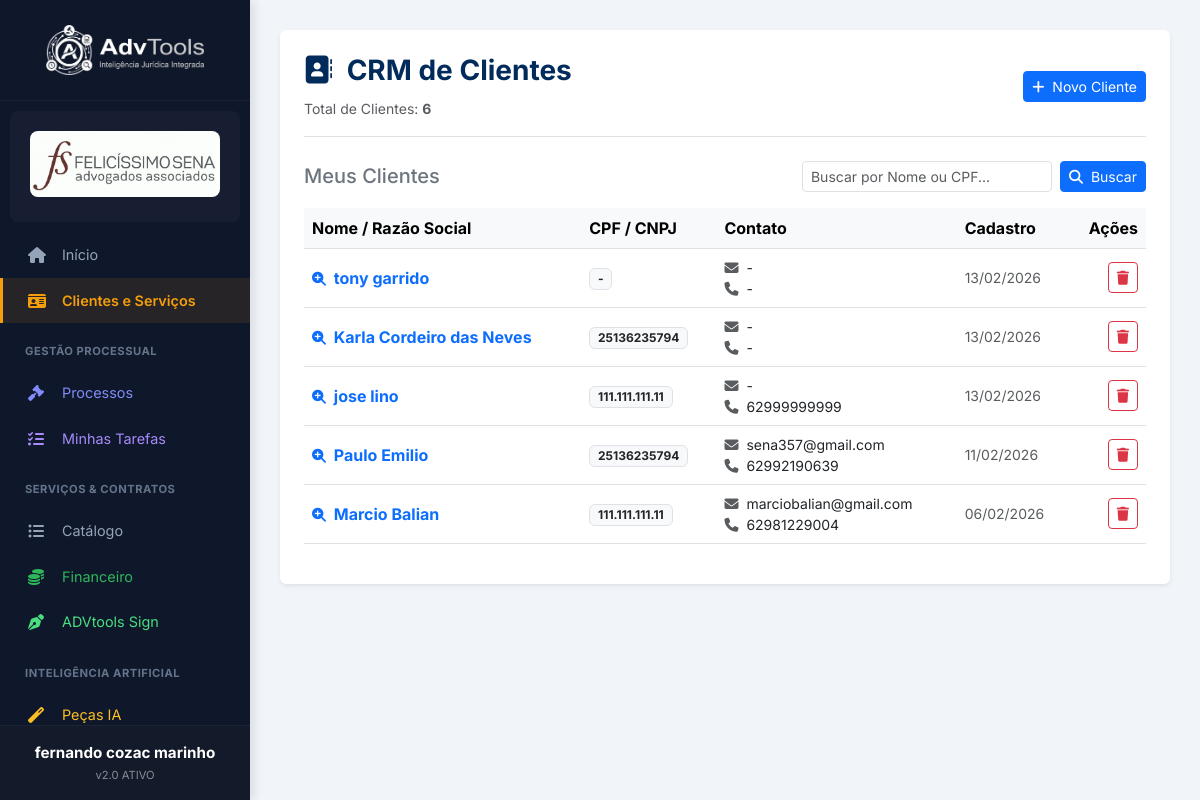
/clientes (signed in), run on the app's committed database.
### tables this page shows
CREATE TABLE clientes (
        id INTEGER PRIMARY KEY AUTOINCREMENT,
        escritorio_id INTEGER,
        nome TEXT NOT NULL,
        documento TEXT, -- CPF/CNPJ
        telefone TEXT,
        email TEXT,
        endereco TEXT,
        data_cadastro DATETIME DEFAULT CURRENT_TIMESTAMP, cep TEXT, data_nascimento TEXT, nacionalidade TEXT, estado_civil TEXT, profissao TEXT, rg TEXT, bairro TEXT, cidade TEXT, uf TEXT,
        FOREIGN KEY(escritorio_id) REFERENCES escritorios(id)
    );

### app.py (the view)
@app.route('/clientes')
def clientes():
    if not session.get('usuario_logado'): return redirect(url_for('login'))
    conn = get_db_connection()
    escritorio_id = session.get('escritorio_id')
    busca = request.args.get('busca')
    if busca:
        termo = f"%{busca}%"
        clientes = conn.execute("SELECT *, strftime('%d/%m/%Y', data_cadastro) as data_fmt FROM clientes WHERE escritorio_id = ? AND (nome LIKE ? OR documento LIKE ?) ORDER BY id DESC", (escritorio_id, termo, termo)).fetchall()
    else:
        clientes = conn.execute("SELECT *, strftime('%d/%m/%Y', data_cadastro) as data_fmt FROM clientes WHERE escritorio_id = ? ORDER BY id DESC LIMIT 5", (escritorio_id,)).fetchall()
    total = len(clientes) if busca else conn.execute("SELECT COUNT(*) FROM clientes WHERE escritorio_id = ?", (escritorio_id,)).fetchone()[0]
    conn.close()
    return render_template('clientes.html', clientes=clientes, total_clientes=total, busca=busca)

### templates/clientes.html (shortened to what this page needs)
{% extends "base.html" %}
{% block content %}
<div class="container-gestao bg-white rounded shadow-sm p-4">
    <div
        class="header-gestao d-flex flex-wrap justify-content-between align-items-center mb-4 border-bottom pb-3 gap-3">
        <div>
            <h3 class="fw-bold" style="color: #002b5b;"><i class="fas fa-address-book me-2"></i> CRM de Clientes</h3>
            <small class="text-muted">Total de Clientes: <strong>{{ total_clientes }}</strong></small>
        </div>
        <button class="btn btn-primary btn-sm ms-auto ms-md-0" type="button" data-bs-toggle="collapse"
            data-bs-target="#form-card" aria-expanded="false" aria-controls="form-card">
            <i class="fas fa-plus me-1"></i> Novo Cliente
        </button>
    </div>
    <form method="GET" action="/clientes"
        class="d-flex flex-wrap justify-content-between align-items-center mb-3 gap-2">
        <h5 class="text-secondary m-0 text-nowrap">Meus Clientes</h5>
        <div class="d-flex gap-2 flex-grow-1 justify-content-end">
            <input type="text" name="busca" class="form-control form-control-sm" value="{{ busca if busca else '' }}"
                placeholder="Buscar por Nome ou CPF..." style="max-width: 250px; width: 100%;">
            <button class="btn btn-primary btn-sm text-nowrap" type="submit">
                <i class="fas fa-search me-1"></i> Buscar
            </button>
        </div>
    </form>
    <div id="listaClientes">
        <div class="table-responsive">
            <table class="table align-middle table-hover">
                <thead class="table-light">
                    <tr>
                        <th>Nome / Razão Social</th>
                        <th>CPF / CNPJ</th>
                        <th>Contato</th>
                        <th>Cadastro</th>
                        <th class="text-end">Ações</th>
                    </tr>
                </thead>
                <tbody>
                    {% for c in clientes %}
                    <tr style="cursor: pointer;" onclick="window.location='/clientes/{{ c.id }}'">
                        <td class="fw-bold text-primary"><i class="fas fa-search-plus me-1 small"></i> {{ c.nome }}</td>
                        <td><span class="badge bg-light text-dark border">{{ c.documento or '-' }}</span></td>
                        <td class="small">
                            <div><i class="fas fa-envelope me-1 text-muted"></i> {{ c.email or '-' }}</div>
                            <div><i class="fas fa-phone me-1 text-muted"></i> {{ c.telefone or '-' }}</div>
                        </td>
                        <td class="small text-muted">{{ c.data_fmt }}</td>
                        <td class="text-end">
                            <a href="/clientes/excluir/{{ c.id }}" class="btn btn-sm btn-outline-danger ms-1"
                                title="Excluir" onclick="return confirm('Tem certeza?')">
                                <i class="fas fa-trash"></i>
                            </a>
                        </td>
                    </tr>
                    {% else %}
                    <tr>
                        <td colspan="5" class="text-center py-4 text-muted">Nenhum cliente cadastrado ainda.</td>
                    </tr>
                    {% endfor %}
                </tbody>
            </table>
        </div>
    </div>
</div>
</div>
{% endblock %}

### templates/base.html (style rules this page uses)
:root { --sidebar-bg: #0F172A; --sidebar-hover: #1E293B; --text-main: #E2E8F0; --text-muted: #94A3B8; --accent: #F59E0B; --bg-body: #F1F5F9; }
body { background-color: var(--bg-body); font-family: 'Inter', sans-serif; overflow-x: hidden; }

### data on the page
clientes: nome "tony garrido", documento "-", email "-", telefone "-", data_fmt "13/02/2026"
clientes: nome "Karla Cordeiro das Neves", documento "25136235794", email "-", telefone "-", data_fmt "13/02/2026"
clientes: nome "jose lino", documento "111.111.111.11", email "-", telefone "62999999999", data_fmt "13/02/2026"
clientes: nome "Paulo Emilio", documento "25136235794", email "sena357@gmail.com", telefone "62992190639", data_fmt "11/02/2026"
clientes: nome "Marcio Balian", documento "111.111.111.11", email "marciobalian@gmail.com", telefone "62981229004", data_fmt "06/02/2026"

### other printed values
{{ session.get('nome_usuario', 'Usuário') }} "fernando cozac marinho"
{{ total_clientes }} "6"
